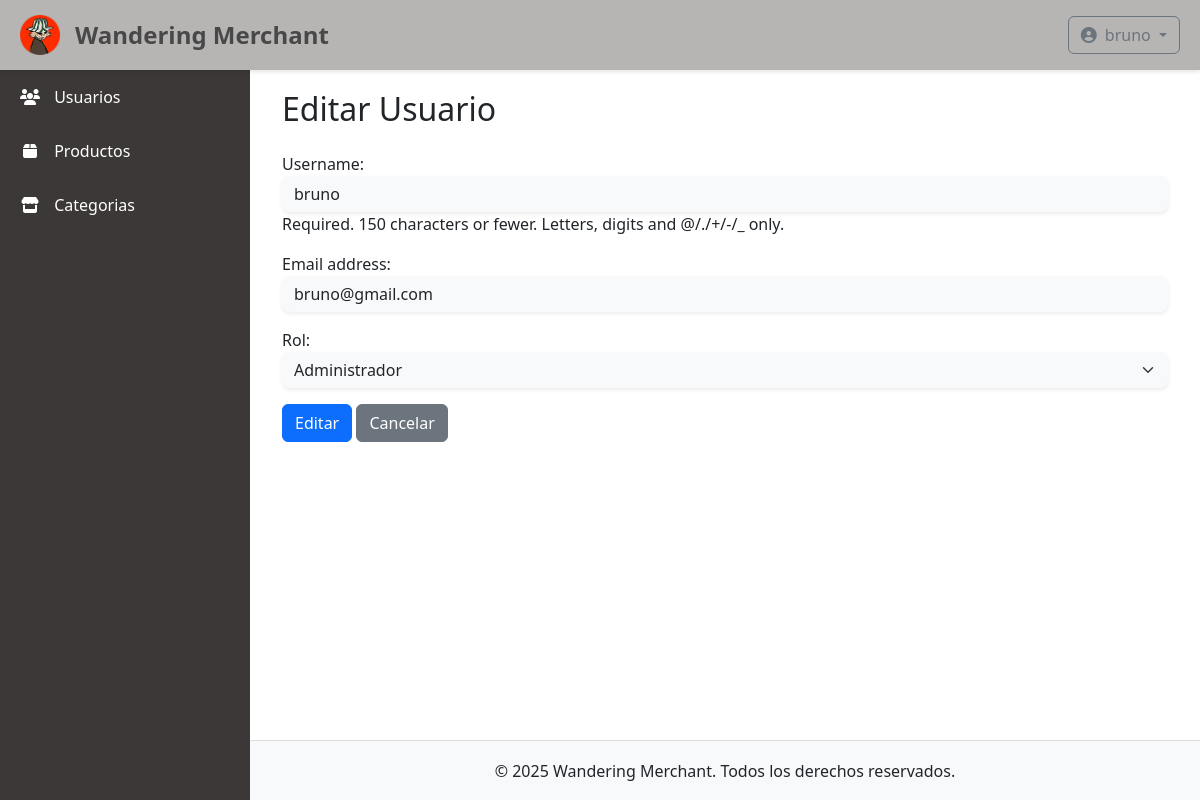
Screenshot of /usuarios/editar/1/ (signed in) with the database file from the repository.
### usuarios/models.py (models this page shows, shortened)
class UsuarioPersonalizado(AbstractUser):
    ROLES = (
        ('usuario', 'Usuario'),
        ('vendedor', 'Vendedor'),
        ('admin', 'Administrador'),
    )
    rol = models.CharField(max_length=10, choices=ROLES, default='usuario')
    telefono = models.CharField(max_length=20, blank=True, null=True)
    biografia = models.TextField(blank=True, null=True)
    avatar = CloudinaryField('avatar', blank=True, null=True)

### usuarios/views.py (the view)
# urls.py: path('usuarios/editar/<int:pk>/', views.editar_usuario, name='editar_usuario'),
@user_passes_test(es_admin)
def editar_usuario(request, pk):
    usuario = get_object_or_404(UsuarioPersonalizado, pk=pk)
    if request.method == 'POST':
        form = UsuarioUpdateForm(request.POST, instance=usuario)
        if form.is_valid():
            form.save()
            return redirect('lista_usuarios')
    else:
        form = UsuarioUpdateForm(instance=usuario)
    return render(request, 'usuarios/formulario.html', {'form': form, 'accion': 'Editar'})

### usuarios/form.py
class UsuarioUpdateForm(UserChangeForm):
    password = None
    class Meta:
        model = UsuarioPersonalizado
        fields = ['username', 'email', 'rol']
        widgets = {
            'username': forms.TextInput(attrs=ESTILO_INPUT),
            'email': forms.EmailInput(attrs=ESTILO_INPUT),
            'rol': forms.Select(attrs=ESTILO_SELECT),
        }

### core/context_processors.py (called while the page is built)
def categorias_context(request):
    categorias = Categoria.objects.all()[:5]
    return {'categorias': categorias}

def cart_count(request):
    if request.user.is_authenticated:
        try:
            carrito = Carrito.objects.get(usuario=request.user)
            count = ItemCarrito.objects.filter(carrito=carrito).count()
        except Carrito.DoesNotExist:
            count = 0
    else:
        count = 0
    return {'cart_count': count}

### usuarios/views.py (called while the page is built)
def es_admin(user):
    return user.is_authenticated and user.rol == 'admin'

### usuarios/templates/usuarios/formulario.html (shortened to what this page needs)
{% extends 'base_admin.html' %}
{% block content_title %}{{ accion }} Usuario{% endblock %}
{% block content %}
<form method="post">
    {{ form.as_p }}
    <button type="submit" class="btn btn-primary">{{ accion }}</button>
    <a href="{% url 'lista_usuarios' %}" class="btn btn-secondary">Cancelar</a>
</form>
{% endblock %}

### templates/base_admin.html (shortened to what this page needs)
{% load static %}
<!DOCTYPE html>
<html lang="es">
<head>
    <link href="https://cdn.jsdelivr.net/npm/bootstrap@5.3.0/dist/css/bootstrap.min.css" rel="stylesheet">
    <link rel="stylesheet" href="https://cdnjs.cloudflare.com/ajax/libs/font-awesome/6.4.0/css/all.min.css">
</head>
<body>
    <header class="dashboard-header">
        <img src="{% static 'images/nuevo_icono.png' %}" alt="Logo de la empresa" class="company-logo">
        <h1 class="company-name">Wandering Merchant</h1>
        <div class="ms-auto">
            <div class="dropdown">
                <button class="btn btn-outline-secondary dropdown-toggle" type="button" id="userDropdown" data-bs-toggle="dropdown" aria-expanded="false">
                    <i class="fas fa-user-circle me-1"></i>
                    {{ request.user.username }}
                </button>
            </div>
        </div>
    </header>
    <aside class="sidebar">
        <ul class="sidebar-nav">
            <li>
                <a href="{% url 'lista_usuarios' %}" class="{% if 'users' in request.path %}active{% endif %}">
                    <i class="fas fa-users"></i> Usuarios
                </a>
            </li>
            <li>
                <a href="{% url 'lista_productos' %}" class="{% if 'products' in request.path %}active{% endif %}">
                    <i class="fas fa-box"></i> Productos
                </a>
            </li>
            <li>
                <a href="{% url 'lista_categorias' %}" class="{% if 'sellers' in request.path %}active{% endif %}">
                    <i class="fas fa-store"></i> Categorias
                </a>
            </li>
        </ul>
    </aside>
    <main class="main-content">
        <div class="container-fluid">
            <h2 class="mb-4">{% block content_title %}Dashboard{% endblock %}</h2>
            {% block content %}{% endblock %}
        </div>
    </main>
    <footer class="dashboard-footer">
        <div class="text-center">
            <p class="mb-0">&copy; {% now "Y" %} Wandering Merchant. Todos los derechos reservados.</p>
        </div>
    </footer>
</body>
</html>

### templates/base_admin.html (style rules this page uses)
:root { --sidebar-width: 250px; --header-height: 70px; --footer-height: 60px; --primary-color: #3498db; --secondary-color: #2c3e50; --light-color: #f8f9fa; }
body { min-height: 100vh; display: flex; flex-direction: column; }
.dashboard-header { height: var(--header-height); background-color: #b7b4b4; box-shadow: 0 2px 4px rgba(0,0,0,0.1); position: fixed; top: 0; right: 0; left: 0; z-index: 1030; display: flex; align-items: center; padding: 0 20px; }
.company-logo { height: 40px; margin-right: 15px; }
.company-name { font-size: 1.5rem; font-weight: bold; color: #484848; margin: 0; }
.sidebar { width: var(--sidebar-width); background-color: #3D3838; color: white; position: fixed; top: var(--header-height); bottom: 0; left: 0; z-index: 1020; overflow-y: auto; transition: all 0.3s; }
.sidebar-nav { padding: 0; list-style: none; }
.sidebar-nav li { width: 100%; }
.sidebar-nav a { display: block; padding: 15px 20px; color: white; text-decoration: none; transition: all 0.3s; }
.sidebar-nav i { margin-right: 10px; width: 20px; text-align: center; }
.main-content { margin-left: var(--sidebar-width); margin-top: var(--header-height); padding: 20px; flex: 1; min-height: calc(100vh - var(--header-height) - var(--footer-height)); }
.dashboard-footer { height: var(--footer-height); background-color: var(--light-color); border-top: 1px solid #ddd; display: flex; align-items: center; justify-content: center; margin-top: auto; margin-left: var(--sidebar-width); }

### rows the page displays
UsuarioPersonalizado: user.username "bruno", username "bruno", email "bruno@gmail.com", rol "Administrador"

### other values shown
{{ accion }} "Editar"
